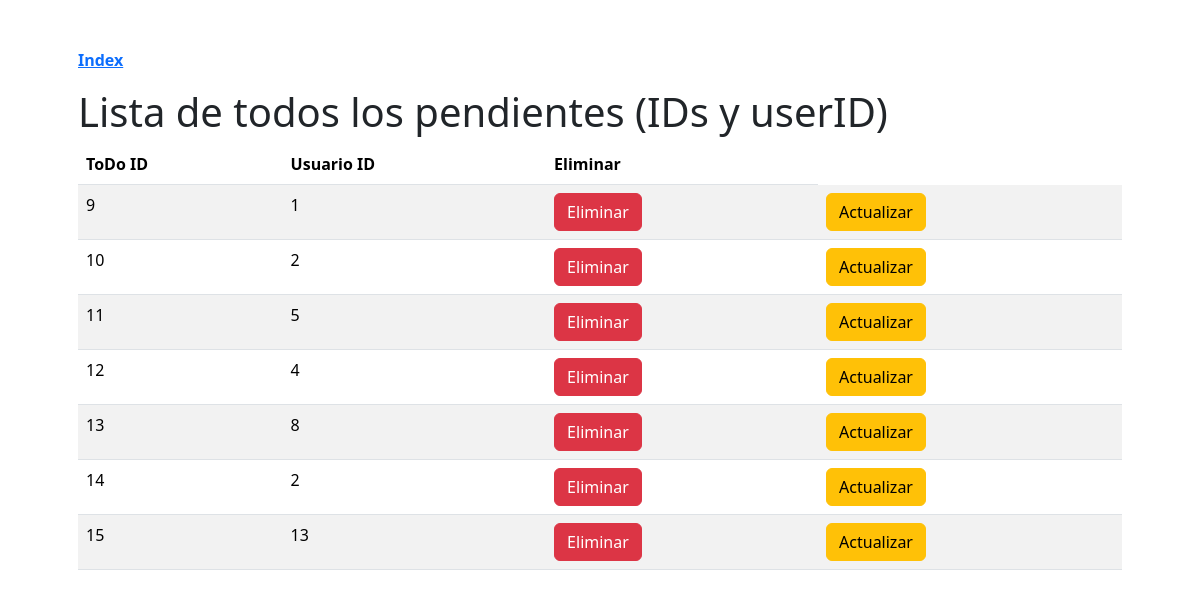
The app's page /list/all_id_user/ with its own data.
### todo_board/models.py (models this page shows)
class ToDo(models.Model):
    todo_id = models.BigAutoField(primary_key=True)
    title = models.CharField(max_length=100)
    done = models.BooleanField(default=False)
    user_id = models.BigIntegerField()

### todo_board/views.py (the view)
# urls.py: path("list/all_id_user/", views.list_all_id_user, name="list_all_id_user"),
def list_all_id_user(request: HttpRequest):
    todos = ToDo.objects.all();
    return render(request, f"{app_prefix}/list_all_id_user.html", {"todos": todos})

### todo_board/templates/todo_board/list_all_id_user.html
{% extends "todo_board/base.html" %}
{% block content%}
<h1>
    Lista de todos los pendientes (IDs y userID)
</h1>
{% if todos %}
    <table class="table table-striped">
    <thead>
        <tr>
        <th scope="col">ToDo ID</th>
        <th scope="col">Usuario ID</th>
        <th scope="col">Eliminar</th>
        </tr>
    </thead>
    <tbody>
        {% for t in todos %}
            <tr>
            <td>{{ t.todo_id }}</td>
            <td>{{ t.user_id }}</td>
            <td><a href="{% url 'todo_board:delete' t.todo_id %}"><button class="btn btn-danger">Eliminar</button></a></td>
            <td><a href="{% url 'todo_board:update' t.todo_id %}"><button class="btn btn-warning">Actualizar</button></a></td>
            </tr>
        {% endfor %}
    </tbody>
    </table>
{% else %}
    <p>No hay ToDos para mostar.<p/>
{% endif %}
{% endblock content%}

### records on screen
ToDo: todo_id "9", user_id "1"
ToDo: todo_id "10", user_id "2"
ToDo: todo_id "11", user_id "5"
ToDo: todo_id "12", user_id "4"
ToDo: todo_id "13", user_id "8"
ToDo: todo_id "14", user_id "2"
ToDo: todo_id "15", user_id "13"
